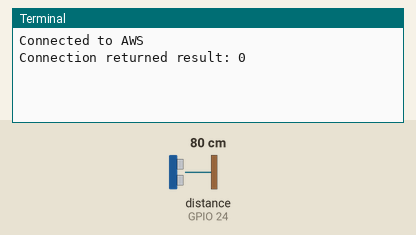
Recording of a program running on a simulated Raspberry Pi (BCM pin numbers). Parts: the last lines printed to the terminal. Inputs (shaded band) come from the test bench; at power-on: distance to the obstacle (sensor on GPIO 24) 80 cm. The echo pulse lasts 58.3 µs per cm; no MQTT or app messages arrive unless stated; the clock reads 2024-03-15 10:24:30 at power-on unless the program sets it.

Above: at 1.3 s.
1.4 s: distance to the obstacle (sensor on GPIO 24) set to 2 cm
At 7.4 s:
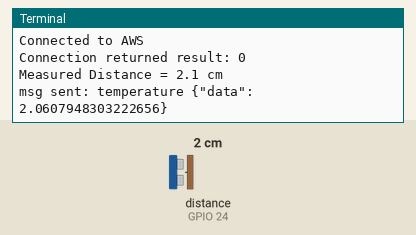
9.9 s: distance to the obstacle (sensor on GPIO 24) set to 4 cm
At 12.0 s:
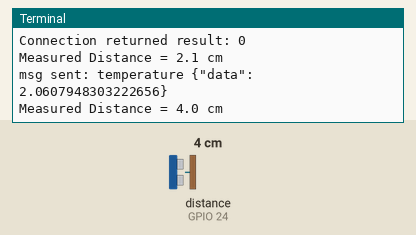

The program:

ultrasonic_pub.py
```python
import paho.mqtt.client as paho
import os
import socket
import ssl
import json
import RPi.GPIO as GPIO
import time

from time import sleep
from random import uniform

connflag = False
GPIO.setmode(GPIO.BCM)

GPIO_TRIGGER = 18
GPIO_ECHO = 24

GPIO.setup(GPIO_TRIGGER, GPIO.OUT)


GPIO.setup(GPIO_ECHO, GPIO.IN)


def distance():
    # set Trigger to HIGH
    GPIO.output(GPIO_TRIGGER, True)

    # set Trigger after 0.01ms to LOW
    time.sleep(0.00001)
    GPIO.output(GPIO_TRIGGER, False)

    StartTime = time.time()
    StopTime = time.time()

    # save StartTime
    while GPIO.input(GPIO_ECHO) == 0:
        StartTime = time.time()

    # save time of arrival
    while GPIO.input(GPIO_ECHO) == 1:
        StopTime = time.time()

    # time difference between start and arrival
    TimeElapsed = StopTime - StartTime
    # multiply with the sonic speed (34300 cm/s)
    # and divide by 2, because there and back
    distance = (TimeElapsed * 34300) / 2

    return distance

def on_connect(client, userdata, flags, rc):                # func for making connection
    global connflag
    print "Connected to AWS"
    connflag = True
    print("Connection returned result: " + str(rc) )

def on_message(client, userdata, msg):                      # Func for Sending msg
    print(msg.topic+" "+str(msg.payload))

#def on_log(client, userdata, level, buf):
#    print(msg.topic+" "+str(msg.payload))

mqttc = paho.Client()                                       # mqttc object
mqttc.on_connect = on_connect                               # assign on_connect func
mqttc.on_message = on_message                               # assign on_message func
#mqttc.on_log = on_log

#### Change following parameters ####
awshost = "<AWS HOST>"      # Endpoint
awsport = 8883                                              # Port no.
clientId = "myraspi"                                     # Thing_Name
thingName = "myraspi"                                    # Thing_Name
caPath = "root-CA.crt"                                      # Root_CA_Certificate_Name
certPath = "myraspi.cert.pem"                            # <Thing_Name>.cert.pem
keyPath = "myraspi.private.key"                          # <Thing_Name>.private.key

mqttc.tls_set(caPath, certfile=certPath, keyfile=keyPath, cert_reqs=ssl.CERT_REQUIRED, tls_version=ssl.PROTOCOL_TLSv1_2, ciphers=None)  # pass parameters

mqttc.connect(awshost, awsport, keepalive=60)               # connect to aws server

mqttc.loop_start()                                          # Start the loop

while 1==1:
    sleep(5)
    if connflag == True:
		dist = distance()

                print ("Measured Distance = %.1f cm" % dist)
                time.sleep(1)
		data = {}
		data['data']=dist
		json_data = json.dumps(data)
		#tempreading = uniform(20.0,25.0)                        # Generating Temperature Readings
		mqttc.publish("ultrasonic", json_data, qos=1)        # topic: temperature # Publishing Temperature values
		print("msg sent: temperature " +  json_data ) # Print sent temperature msg on console
    else:

                print("waiting for connection...")
```

Measured:
- after the input at 1.4 s, the terminal: prints a new line after 3.8 s (image 1)
- after the input at 9.9 s, the terminal: prints a new line after 1.3 s (image 2)
